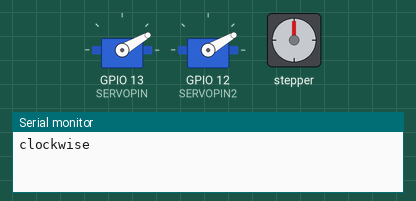
Bench run of a sketch on a simulated ESP32. Shown: 2 × servo, stepper motor, the last lines printed to the serial monitor. Stepper angles assume 2048 steps per turn.

Above: at 0.05 s.
At 0.65 s:
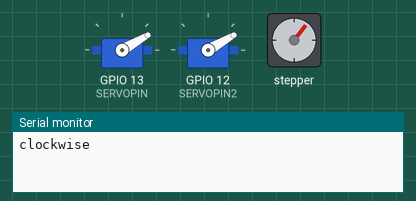
At 1.25 s:
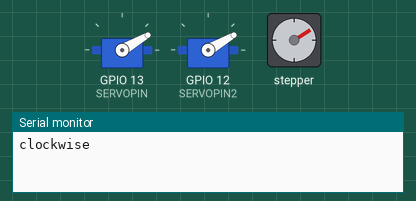
At 2.5 s:
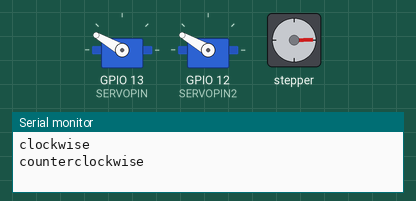
At 3.7 s:
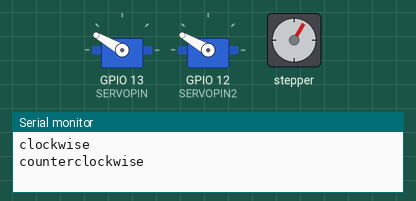
At 4.95 s:
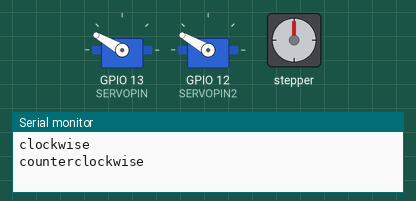
Timing chart, 0 to 6.5 s (numbered marks = the images above):
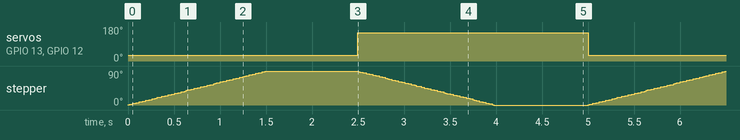

The sketch:

bodytest.ino
```cpp
#include <Stepper.h>
#include <ESP32Servo.h>

const int stepsPerRevolution = 2048;  // change this to fit the number of steps per revolution

// ULN2003 Motor Driver Pins
#define IN1 19
#define IN2 18
#define IN3 5
#define IN4 17

#define SERVOPIN 13
#define SERVOPIN2 12


// initialize stepper and servo motors
Stepper myStepper(stepsPerRevolution, IN1, IN3, IN2, IN4);
Servo servoMotor;
Servo servoMotor2;

void setup() {
  myStepper.setSpeed(10);
  servoMotor.attach(SERVOPIN);
  servoMotor2.attach(SERVOPIN2);
  Serial.begin(115200);

}

void loop() {
  servoMotor.write(30);
  servoMotor2.write(30);
  Serial.println("clockwise");
  myStepper.step(512);
  delay(1000);

  servoMotor.write(150);
  servoMotor2.write(150);
  Serial.println("counterclockwise");
  myStepper.step(-512);
  delay(1000);
}
```

Measured:
- by itself, servo on GPIO 13 (SERVOPIN), servo on GPIO 12 (SERVOPIN2): alternates 150° for 2.5 s and 30° for 2.5 s
- by itself, stepper: turns 90° clockwise in 1.5 s, then 90° counter-clockwise in 1.5 s, repeating every 5.0 s
